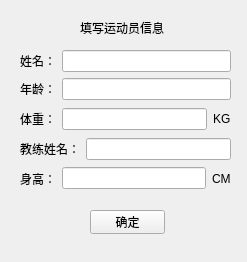
<?xml version="1.0" encoding="UTF-8"?>
<ui version="4.0">
 <class>Form</class>
 <widget class="QWidget" name="Form">
  <property name="geometry">
   <rect>
    <x>0</x>
    <y>0</y>
    <width>247</width>
    <height>262</height>
   </rect>
  </property>
  <property name="windowTitle">
   <string>Form</string>
  </property>
  <widget class="QLabel" name="label">
   <property name="geometry">
    <rect>
     <x>80</x>
     <y>20</y>
     <width>91</width>
     <height>16</height>
    </rect>
   </property>
   <property name="maximumSize">
    <size>
     <width>91</width>
     <height>16777215</height>
    </size>
   </property>
   <property name="text">
    <string>填写运动员信息</string>
   </property>
  </widget>
  <widget class="QPushButton" name="pushButton">
   <property name="geometry">
    <rect>
     <x>90</x>
     <y>210</y>
     <width>75</width>
     <height>24</height>
    </rect>
   </property>
   <property name="text">
    <string>确定</string>
   </property>
  </widget>
  <widget class="QWidget" name="">
   <property name="geometry">
    <rect>
     <x>20</x>
     <y>50</y>
     <width>211</width>
     <height>141</height>
    </rect>
   </property>
   <layout class="QVBoxLayout" name="verticalLayout">
    <item>
     <layout class="QHBoxLayout" name="horizontalLayout">
      <item>
       <widget class="QLabel" name="label_2">
        <property name="text">
         <string>姓名：</string>
        </property>
       </widget>
      </item>
      <item>
       <widget class="QLineEdit" name="i1"/>
      </item>
     </layout>
    </item>
    <item>
     <layout class="QHBoxLayout" name="horizontalLayout_2">
      <item>
       <widget class="QLabel" name="label_3">
        <property name="text">
         <string>年龄：</string>
        </property>
       </widget>
      </item>
      <item>
       <widget class="QLineEdit" name="i2"/>
      </item>
     </layout>
    </item>
    <item>
     <layout class="QHBoxLayout" name="horizontalLayout_4">
      <item>
       <layout class="QHBoxLayout" name="horizontalLayout_3">
        <item>
         <widget class="QLabel" name="label_4">
          <property name="text">
           <string>体重：</string>
          </property>
         </widget>
        </item>
        <item>
         <widget class="QLineEdit" name="i3"/>
        </item>
       </layout>
      </item>
      <item>
       <widget class="QLabel" name="label_5">
        <property name="text">
         <string>KG</string>
        </property>
       </widget>
      </item>
     </layout>
    </item>
    <item>
     <layout class="QHBoxLayout" name="horizontalLayout_5">
      <item>
       <widget class="QLabel" name="label_6">
        <property name="text">
         <string>教练姓名：</string>
        </property>
       </widget>
      </item>
      <item>
       <widget class="QLineEdit" name="i4"/>
      </item>
     </layout>
    </item>
    <item>
     <layout class="QHBoxLayout" name="horizontalLayout_6">
      <item>
       <layout class="QHBoxLayout" name="horizontalLayout_7">
        <item>
         <widget class="QLabel" name="label_7">
          <property name="text">
           <string>身高：</string>
          </property>
         </widget>
        </item>
        <item>
         <widget class="QLineEdit" name="i5"/>
        </item>
       </layout>
      </item>
      <item>
       <widget class="QLabel" name="label_8">
        <property name="text">
         <string>CM</string>
        </property>
       </widget>
      </item>
     </layout>
    </item>
   </layout>
  </widget>
 </widget>
 <resources/>
 <connections/>
</ui>
